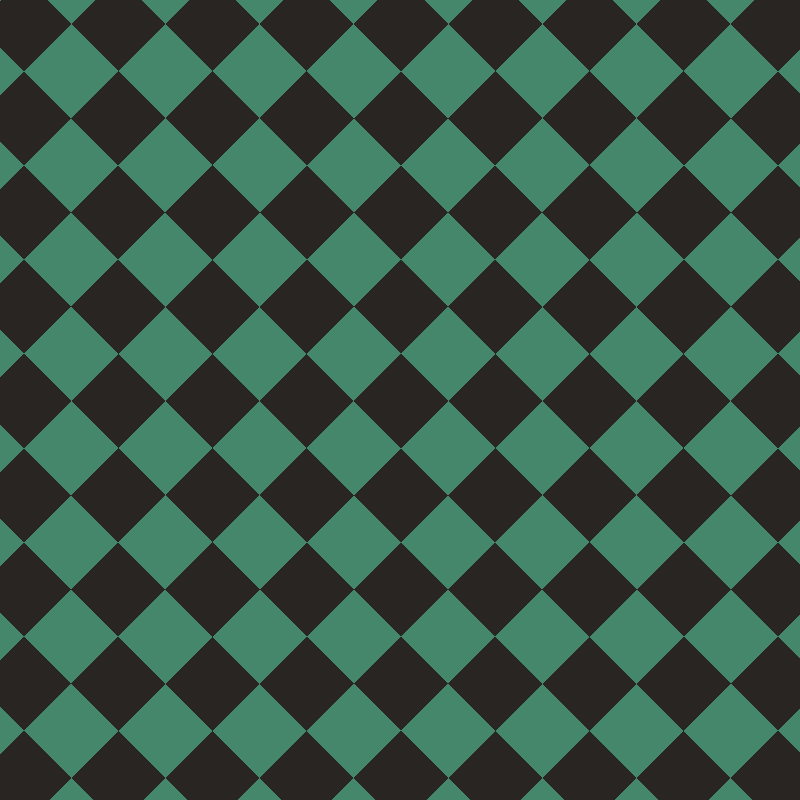
Frame 1 (no input)
Frame 60 (the mouse pressed at the canvas centre just before this capture): identical to frame 1, image omitted
Frame 120 (the mouse held since frame 60 and released just before this capture): identical to frame 1, image omitted

The Processing sketch that drew this single still picture (run headless with seeded random() and noise(); from frame 60 on, the mouse is pressed at the canvas centre):

// Processing sketch: basic_Check
// ── basic_Check.pde
//basic_Check
//draw check
//2022/06/06
//1-4-45 Taiyu Honma

void setup()
{
  size(800,800);
  background(41,37,34);
  for(int y = 0;y < 800;y++){
    for(int x = 0;x < 800; x++)
    {
      if(sin(float(x+y)/30.0)*cos(float(x-y)/30.0)<=0){
        stroke(79,175,135);
        point(x,y);
      }
    }
  }
}

void draw()
{
}
